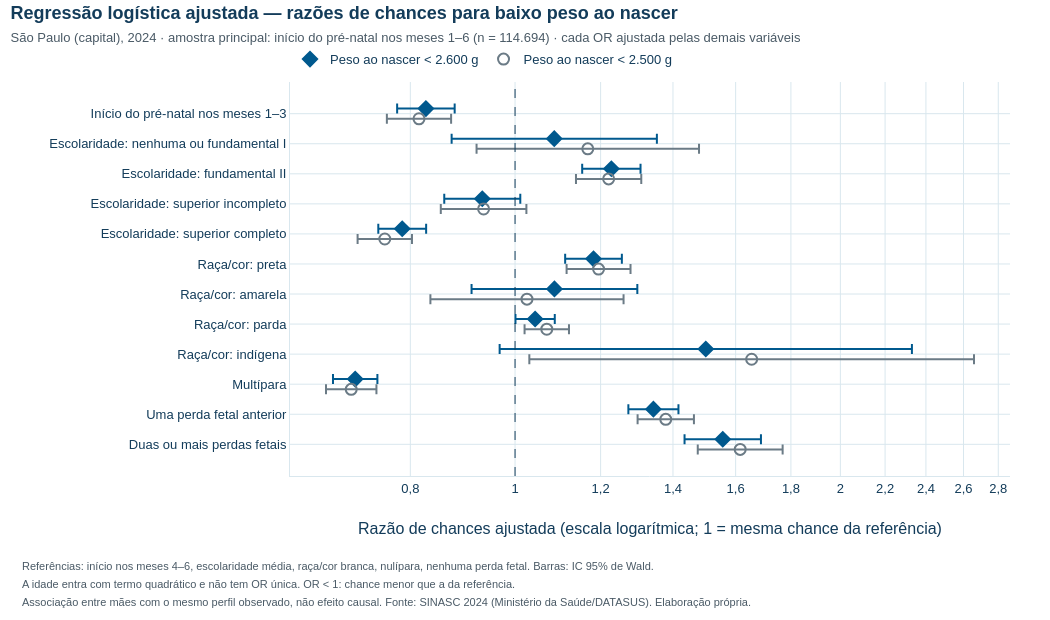

Notebook cell for this chart:
### Markdown cell above
## 2. Associação: razões de chances ajustadas

A **regressão logística ajustada** condiciona a associação entre o início do pré-natal (X1) e o baixo peso às características maternas observadas:
- idade, com termo quadrático porque o risco cresce nos extremos;
- escolaridade;
- raça/cor;
- paridade;
- perdas fetais anteriores.

São as covariáveis do escore de propensão do notebook 03, todas anteriores à gestação. Nada do parto ou da assistência entra. A OR bruta vem do modelo com início do pré-natal, que tem X1 como único preditor.

**Codificação de níveis raros.** A regra foi fixada antes do ajuste, pelo número de nascimentos e sem olhar as associações. Ela evita estimativas infinitas na logística sem penalização:
- **Escolaridade:** "sem escolaridade" (33 nascimentos, 2 com peso < 2.500 g) foi agrupada com "fundamental I" (692). A OR do grupo é, na prática, a de fundamental I (95% dos registros) e nada informa sobre mães sem escolaridade.
- **Ignorados:** os 94 registros com escolaridade, raça/cor ou perdas fetais "ignorado" receberam a categoria de referência, que é também a mais frequente. É uma imputação pela moda: trata esses valores como observados, sem incerteza, e descarta a informação de ausência, embora esse grupo tenha mais baixo peso (12,8%).
- **Casos completos:** a sensibilidade na tabela abaixo exclui esses 94 registros. A especificação principal não muda.

### Code cell
ROTULOS = {
    X1: "Início do pré-natal nos meses 1–3",
    "ESCOLARIDADE_MAE_0-1": "Escolaridade: nenhuma ou fundamental I", "ESCOLARIDADE_MAE_2": "Escolaridade: fundamental II",
    "ESCOLARIDADE_MAE_4": "Escolaridade: superior incompleto", "ESCOLARIDADE_MAE_5": "Escolaridade: superior completo",
    "RACA_COR_MAE_2": "Raça/cor: preta", "RACA_COR_MAE_3": "Raça/cor: amarela", "RACA_COR_MAE_4": "Raça/cor: parda",
    "RACA_COR_MAE_5": "Raça/cor: indígena", "PARIDADE_CAT_1": "Multípara",
    "PERDAS_FETAIS_CAT_1": "Uma perda fetal anterior", "PERDAS_FETAIS_CAT_2_OU_MAIS": "Duas ou mais perdas fetais",
}

def or_ic(linha):
    return f"{fmt(linha['or'], 2)} ({fmt(linha['ic95_inf'], 2)} a {fmt(linha['ic95_sup'], 2)})"

def or_texto(linha):
    return f"OR {fmt(linha['or'], 2)}; IC 95% {fmt(linha['ic95_inf'], 2)} a {fmt(linha['ic95_sup'], 2)}"

# Sensibilidade por casos completos: só exclui os registros com alguma característica materna "ignorado".
completos = ~p6[["ESCOLARIDADE_MAE", "RACA_COR_MAE", "PERDAS_FETAIS_CAT"]].eq("IGNORADO").any(axis=1)
p6_cc, x_cc = p6[completos], x_p6[completos]

# P6 = amostra principal; P9 = amostra de sensibilidade (identificadores internos).
ors, diagnosticos, bruta, linhas = {}, {}, {}, []
for rotulo, desfecho in DESFECHOS.items():
    for pop, dados, x in [("P6", p6, x_p6), ("P9", p9, x_p9), ("casos completos", p6_cc, x_cc)]:
        y = dados[desfecho].to_numpy()
        ors[rotulo, pop], diagnosticos[rotulo, pop] = razoes_de_chances(
            ajustar_modelo(construir_modelo(MODELOS["M3"]), x, y), x, y)
    # Verificação numérica: com X1 sozinho, OR e EP do modelo devem coincidir com os da tabela 2×2.
    y = p6[desfecho].to_numpy()
    m1, _ = razoes_de_chances(ajustar_modelo(construir_modelo(MODELOS["M1"]), x_p6, y), x_p6, y)
    tab = pd.crosstab(p6[X1], p6[desfecho])
    a, b, c, d = (int(tab.loc[i, j]) for i, j in [(1, 1), (1, 0), (0, 1), (0, 0)])
    bruta[rotulo] = {"or_modelo": m1.loc[X1, "or"], "or_tabela": a * d / (b * c),
                     "ep_modelo": m1.loc[X1, "ep"], "ep_tabela": np.sqrt(1 / a + 1 / b + 1 / c + 1 / d)}
    linhas.append({"Desfecho": rotulo, "Casos na amostra principal": f"{fmt(y.sum())} ({fmt(100 * y.mean(), 2)}%)",
                   "Risco, meses 1–3 (%)": fmt(100 * p6.loc[p6[X1] == 1, desfecho].mean(), 2),
                   "Risco, meses 4–6 (%)": fmt(100 * p6.loc[p6[X1] == 0, desfecho].mean(), 2),
                   "OR bruta do início nos meses 1–3": or_ic(m1.loc[X1]),
                   "OR ajustada, amostra principal": or_ic(ors[rotulo, "P6"].loc[X1]),
                   "OR ajustada, amostra de sensibilidade (meses 1–3 × 4–9)": or_ic(ors[rotulo, "P9"].loc[X1]),
                   "OR ajustada, casos completos": or_ic(ors[rotulo, "casos completos"].loc[X1])})
display(pd.DataFrame(linhas).set_index("Desfecho"))

termos = list(ors["< 2.600 g", "P6"].index)
assert termos[0] == X1 and set(termos) == set(ROTULOS)
fig_or = go.Figure()
for rotulo, cor, simbolo, desloc in [("< 2.600 g", COR_T1, "diamond", -0.17), ("< 2.500 g", COR_REFERENCIA, "circle-open", 0.17)]:
    t = ors[rotulo, "P6"].loc[termos]
    fig_or.add_scatter(
        x=t["or"], y=np.arange(len(termos)) + desloc, mode="markers", name=f"Peso ao nascer {rotulo}",
        marker=dict(color=cor, symbol=simbolo, size=11, line=dict(width=2, color=cor)),
        error_x=dict(type="data", symmetric=False, array=t.ic95_sup - t["or"], arrayminus=t["or"] - t.ic95_inf,
                     thickness=2, width=5, color=cor),
        customdata=[[ROTULOS[k], or_ic(t.loc[k])] for k in termos],
        hovertemplate="<b>%{customdata[0]}</b><br>Peso ao nascer " + rotulo
                      + "<br>OR ajustada %{customdata[1]}<extra></extra>")
fig_or.add_vline(x=1, line=dict(color=COR_TEXTO, dash="dash", width=1))
layout_academico(
    fig_or, "Regressão logística ajustada — razões de chances para baixo peso ao nascer",
    f"São Paulo (capital), 2024 · amostra principal: início do pré-natal nos meses 1–6 (n = {fmt(len(p6))}) · "
    "cada OR ajustada pelas demais variáveis",
    notas=["Referências: início nos meses 4–6, escolaridade média, raça/cor branca, nulípara, nenhuma perda fetal. "
           "Barras: IC 95% de Wald.",
           "A idade entra com termo quadrático e não tem OR única. OR < 1: chance menor que a da referência.",
           "Associação entre mães com o mesmo perfil observado, não efeito causal. " + FONTE_SINASC_2024],
    nome_arquivo="nb06_razoes_de_chances", altura=620, margem_esquerda=290)
fig_or.update_xaxes(type="log", title="Razão de chances ajustada (escala logarítmica; 1 = mesma chance da referência)")
fig_or.update_yaxes(tickvals=list(range(len(termos))), ticktext=[ROTULOS[k] for k in termos], autorange="reversed")
fig_or.update_layout(legend=dict(orientation="h", x=0, y=1.02, yanchor="bottom"))
exibir_plotly(fig_or)

def leitura_or(linha):
    if linha["ic95_sup"] < 1:
        return "chances menores"
    return "chances maiores" if linha["ic95_inf"] > 1 else "chances semelhantes (o IC inclui 1)"

o26, o25, o26_p9, cc26, cc25 = (ors[k].loc[X1] for k in [
    ("< 2.600 g", "P6"), ("< 2.500 g", "P6"), ("< 2.600 g", "P9"), ("< 2.600 g", "casos completos"),
    ("< 2.500 g", "casos completos")])
display(Markdown(
    f"Entre mães com o mesmo perfil observado, o início nos meses 1–3 se associa a {leitura_or(o26)} de peso "
    f"< 2.600 g ({or_texto(o26)}) e a {leitura_or(o25)} de peso < 2.500 g ({or_texto(o25)}). "
    f"Sem os {fmt((~completos).sum())} registros com características ignoradas (casos completos), as OR ficam em "
    f"{fmt(cc26['or'], 2)} e {fmt(cc25['or'], 2)}. Na amostra de sensibilidade (comparação com os meses 4–9), a OR "
    f"para < 2.600 g é {fmt(o26_p9['or'], 2)} (IC 95% {fmt(o26_p9['ic95_inf'], 2)} a {fmt(o26_p9['ic95_sup'], 2)}). "
    "Esse grupo de comparação, porém, só reúne gestações que chegaram ao 7º mês, o que pode deslocá-lo para "
    "gestações mais longas e mais pesadas (seleção temporal). "
    "A OR é uma associação condicional na população inteira: não estima efeito causal nem equivale à diferença "
    "de riscos do ATO no notebook 03."))

### Figure 1 — Plotly figure (JSON) as saved in the notebook; plotly's stock layout.template omitted (floating-point values rounded to 4 significant figures)
{"data": [{"customdata": [["Início do pré-natal nos meses 1–3", "0,83 (0,78 a 0,88)"], ["Escolaridade: nenhuma ou fundamental I", "1,09 (0,87 a 1,35)"], ["Escolaridade: fundamental II", "1,23 (1,15 a 1,31)"], ["Escolaridade: superior incompleto", "0,93 (0,86 a 1,01)"], ["Escolaridade: superior completo", "0,79 (0,75 a 0,83)"], ["Raça/cor: preta", "1,18 (1,11 a 1,26)"], ["Raça/cor: amarela", "1,09 (0,91 a 1,30)"], ["Raça/cor: parda", "1,04 (1,00 a 1,09)"], ["Raça/cor: indígena", "1,50 (0,97 a 2,33)"], ["Multípara", "0,71 (0,68 a 0,75)"], ["Uma perda fetal anterior", "1,34 (1,27 a 1,42)"], ["Duas ou mais perdas fetais", "1,56 (1,43 a 1,69)"]], "error_x": {"array": [0.05227, 0.2657, 0.07872, 0.07867, 0.04111, 0.07359, 0.2101, 0.04463, 0.828, 0.03446, 0.07359, 0.132], "arrayminus": [0.04916, 0.2135, 0.07398, 0.07255, 0.03907, 0.06928, 0.1761, 0.0428, 0.5337, 0.03287, 0.06977, 0.1217], "color": "#00598E", "symmetric": false, "thickness": 2, "type": "data", "width": 5}, "hovertemplate": "<b>%{customdata[0]}</b><br>Peso ao nascer < 2.600 g<br>OR ajustada %{customdata[1]}<extra></extra>", "marker": {"color": "#00598E", "line": {"color": "#00598E", "width": 2}, "size": 11, "symbol": "diamond"}, "mode": "markers", "name": "Peso ao nascer < 2.600 g", "type": "scatter", "x": [0.827, 1.087, 1.228, 0.9325, 0.7863, 1.182, 1.088, 1.044, 1.501, 0.7113, 1.343, 1.557], "y": [-0.17, 0.83, 1.83, 2.83, 3.83, 4.83, 5.83, 6.83, 7.83, 8.83, 9.83, 10.83]}, {"customdata": [["Início do pré-natal nos meses 1–3", "0,81 (0,76 a 0,87)"], ["Escolaridade: nenhuma ou fundamental I", "1,17 (0,92 a 1,48)"], ["Escolaridade: fundamental II", "1,22 (1,14 a 1,31)"], ["Escolaridade: superior incompleto", "0,94 (0,85 a 1,02)"], ["Escolaridade: superior completo", "0,76 (0,71 a 0,80)"], ["Raça/cor: preta", "1,19 (1,12 a 1,28)"], ["Raça/cor: amarela", "1,03 (0,83 a 1,26)"], ["Raça/cor: parda", "1,07 (1,02 a 1,12)"], ["Raça/cor: indígena", "1,66 (1,03 a 2,66)"], ["Multípara", "0,71 (0,67 a 0,74)"], ["Uma perda fetal anterior", "1,38 (1,30 a 1,46)"], ["Duas ou mais perdas fetais", "1,62 (1,48 a 1,77)"]], "error_x": {"array": [0.05773, 0.3123, 0.08793, 0.08931, 0.04519, 0.08419, 0.2344, 0.05184, 1.003, 0.03894, 0.08528, 0.1529], "arrayminus": [0.05391, 0.2464, 0.08202, 0.08152, 0.04265, 0.07865, 0.1908, 0.04944, 0.6247, 0.0369, 0.08032, 0.1397], "color": "#6B7B86", "symmetric": false, "thickness": 2, "type": "data", "width": 5}, "hovertemplate": "<b>%{customdata[0]}</b><br>Peso ao nascer < 2.500 g<br>OR ajustada %{customdata[1]}<extra></extra>", "marker": {"color": "#6B7B86", "line": {"color": "#6B7B86", "width": 2}, "size": 11, "symbol": "circle-open"}, "mode": "markers", "name": "Peso ao nascer < 2.500 g", "type": "scatter", "x": [0.8149, 1.168, 1.221, 0.9352, 0.7576, 1.195, 1.026, 1.07, 1.656, 0.7053, 1.379, 1.616], "y": [0.17, 1.17, 2.17, 3.17, 4.17, 5.17, 6.17, 7.17, 8.17, 9.17, 10.17, 11.17]}], "layout": {"annotations": [{"align": "left", "font": {"color": "#4A5A66", "size": 11}, "showarrow": false, "text": "Referências: início nos meses 4–6, escolaridade média, raça/cor branca, nulípara, nenhuma perda fetal. Barras: IC 95% de Wald.", "x": -0.375, "xanchor": "left", "xref": "paper", "y": 0, "yanchor": "top", "yref": "paper", "yshift": -82}, {"align": "left", "font": {"color": "#4A5A66", "size": 11}, "showarrow": false, "text": "A idade entra com termo quadrático e não tem OR única. OR < 1: chance menor que a da referência.", "x": -0.375, "xanchor": "left", "xref": "paper", "y": 0, "yanchor": "top", "yref": "paper", "yshift": -100}, {"align": "left", "font": {"color": "#4A5A66", "size": 11}, "showarrow": false, "text": "Associação entre mães com o mesmo perfil observado, não efeito causal. Fonte: SINASC 2024 (Ministério da Saúde/DATASUS). Elaboração própria.", "x": -0.375, "xanchor": "left", "xref": "paper", "y": 0, "yanchor": "top", "yref": "paper", "yshift": -118}], "font": {"color": "#133C5A", "family": "Arial, Helvetica, sans-serif", "size": 13}, "height": 620, "hoverlabel": {"bgcolor": "white", "bordercolor": "#D9E7EE", "font": {"color": "#133C5A", "family": "Arial, Helvetica, sans-serif", "size": 13}}, "legend": {"bgcolor": "rgba(255,255,255,0)", "orientation": "h", "x": 0, "y": 1.02, "yanchor": "bottom"}, "margin": {"b": 144, "l": 290, "r": 40, "t": 82}, "meta": {"nome_arquivo": "nb06_razoes_de_chances"}, "separators": ",.", "shapes": [{"line": {"color": "#133C5A", "dash": "dash", "width": 1}, "type": "line", "x0": 1, "x1": 1, "xref": "x", "y0": 0, "y1": 1, "yref": "y domain"}], "title": {"font": {"color": "#133C5A", "size": 18}, "text": "<b>Regressão logística ajustada — razões de chances para baixo peso ao nascer</b><br><span style='font-size:13px;color:#4A5A66'>São Paulo (capital), 2024 · amostra principal: início do pré-natal nos meses 1–6 (n = 114.694) · cada OR ajustada pelas demais variáveis</span>", "x": 0.01, "xanchor": "left", "y": 0.97, "yanchor": "top"}, "width": 1050, "xaxis": {"title": {"text": "Razão de chances ajustada (escala logarítmica; 1 = mesma chance da referência)"}, "type": "log"}, "yaxis": {"autorange": "reversed", "ticktext": ["Início do pré-natal nos meses 1–3", "Escolaridade: nenhuma ou fundamental I", "Escolaridade: fundamental II", "Escolaridade: superior incompleto", "Escolaridade: superior completo", "Raça/cor: preta", "Raça/cor: amarela", "Raça/cor: parda", "Raça/cor: indígena", "Multípara", "Uma perda fetal anterior", "Duas ou mais perdas fetais"], "tickvals": [0, 1, 2, 3, 4, 5, 6, 7, 8, 9, 10, 11]}}}
